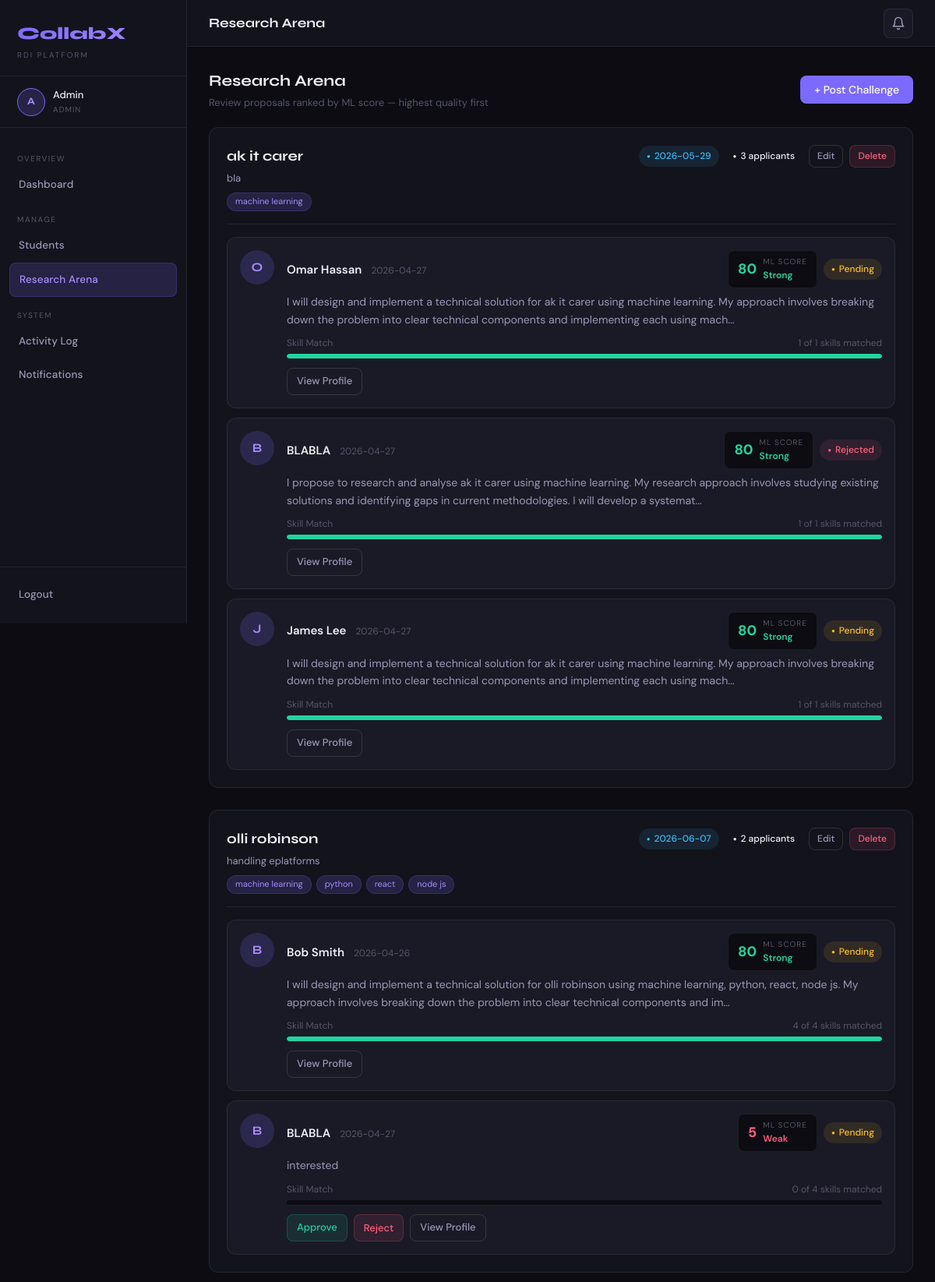
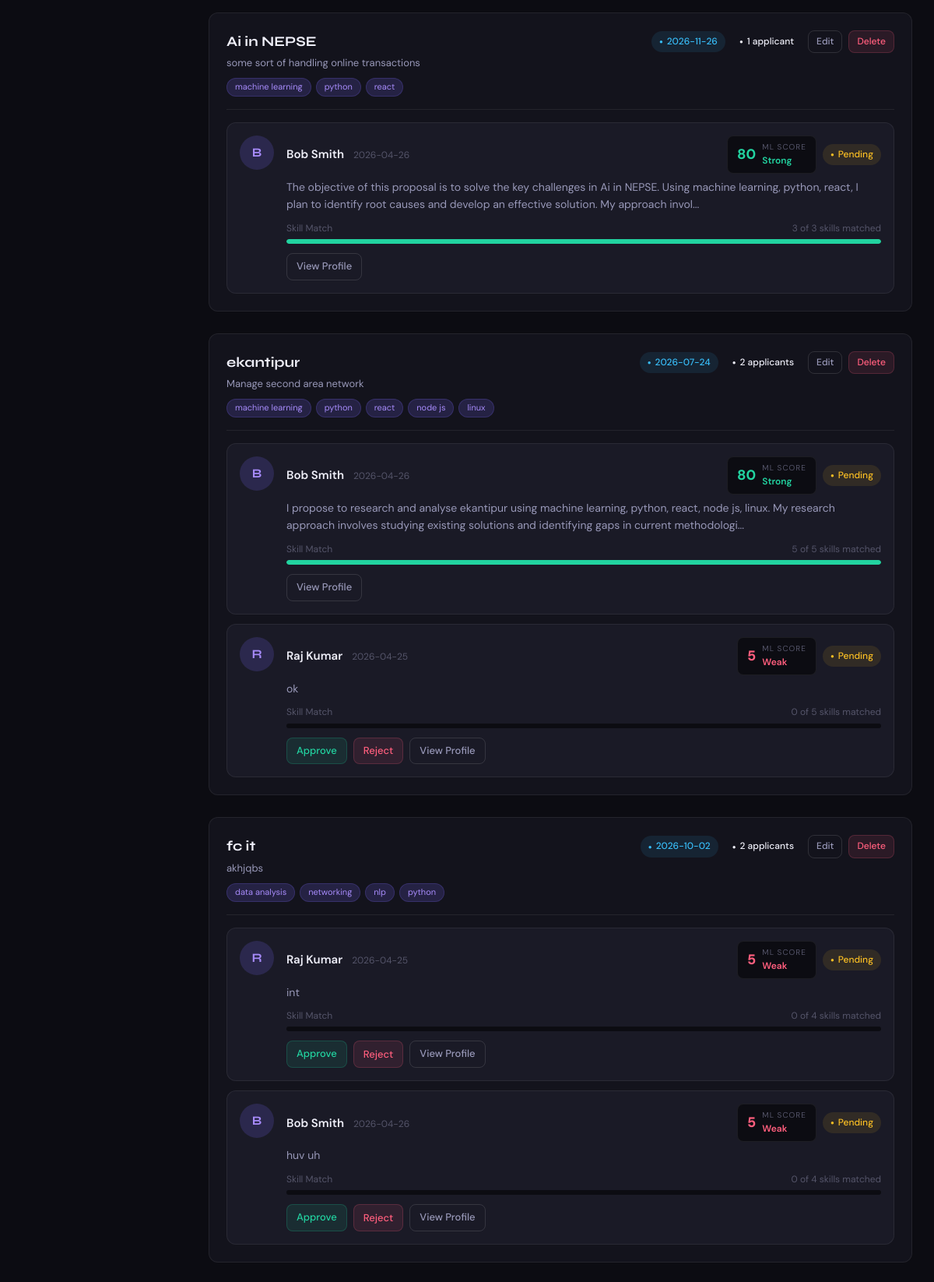
/admin/arena (signed in, upper part), run on the app's committed database (2 pictures, top to bottom).
### tables this page shows
CREATE TABLE challenges (
    id INTEGER PRIMARY KEY AUTOINCREMENT, title TEXT NOT NULL, description TEXT,
    deadline TEXT, skills TEXT,
    created_at TIMESTAMP DEFAULT CURRENT_TIMESTAMP, updated_at TIMESTAMP DEFAULT CURRENT_TIMESTAMP);

CREATE TABLE proposals (
    id INTEGER PRIMARY KEY AUTOINCREMENT,
    challenge_id INTEGER,
    student_id INTEGER,
    title TEXT DEFAULT "Proposal",
    content TEXT,
    status TEXT DEFAULT "pending",
    ml_score INTEGER DEFAULT 0,
    ml_keywords_matched INTEGER DEFAULT 0,
    ml_keywords_total INTEGER DEFAULT 0,
    created_at TIMESTAMP DEFAULT CURRENT_TIMESTAMP,
    updated_at TIMESTAMP DEFAULT CURRENT_TIMESTAMP
, admin_message TEXT, student_response TEXT DEFAULT NULL);

CREATE TABLE users (
    id INTEGER PRIMARY KEY AUTOINCREMENT, name TEXT NOT NULL, email TEXT UNIQUE NOT NULL,
    phone TEXT, password TEXT NOT NULL, role TEXT DEFAULT 'student',
    approved INTEGER DEFAULT 0, suspended INTEGER DEFAULT 0,
    created_at TIMESTAMP DEFAULT CURRENT_TIMESTAMP);

### app.py (the view)
@app.route("/admin/arena")
@login_required(role="admin")
def admin_arena():
    db = get_db()
    challenges = db.execute("SELECT * FROM challenges ORDER BY created_at DESC").fetchall()
    result = []
    for c in challenges:
        proposals = db.execute("""SELECT p.*, u.name as student_name FROM proposals p JOIN users u ON p.student_id=u.id WHERE p.challenge_id=? ORDER BY p.ml_score DESC""", (c["id"],)).fetchall()
        result.append({"id":c["id"],"title":c["title"],"description":c["description"],"skills":c["skills"],"deadline":c["deadline"],"proposals":proposals})
    db.close()
    return render_template("admin_arena.html", challenges=result, unread_count=unread(session["user_id"]))

### app.py (called while the page is built)
def get_db():
    db = sqlite3.connect("database.db")
    db.row_factory = sqlite3.Row
    return db

def unread(user_id):
    db = get_db(); n = db.execute("SELECT COUNT(*) FROM notifications WHERE user_id=? AND is_read=0",(user_id,)).fetchone()[0]; db.close(); return n

def login_required(role=None):
    def decorator(fn):
        @wraps(fn)
        def wrapper(*args, **kwargs):
            if "user_id" not in session: return redirect("/")
            if role and session.get("role") != role: return render_template("error.html",message="Access denied.",code=403),403
            return fn(*args, **kwargs)
        return wrapper
    return decorator

### templates/admin_arena.html (shortened to what this page needs)
{% extends "base.html" %}
{% block topbar_title %}Research Arena{% endblock %}
{% block content %}
<div class="section-header">
  <div>
    <div class="section-title">Research Arena</div>
    <div class="section-sub">Review proposals ranked by ML score — highest quality first</div>
  </div>
  <button onclick="document.getElementById('postForm').style.display=document.getElementById('postForm').style.display=='none'?'block':'none'" class="btn btn-primary">+ Post Challenge</button>
</div>
{% for challenge in challenges %}
<div class="card" style="margin-bottom:28px;">
  <div style="display:flex;justify-content:space-between;align-items:flex-start;margin-bottom:16px;padding-bottom:16px;border-bottom:1px solid var(--border);">
    <div style="flex:1;">
      <div style="font-family:'Syne',sans-serif;font-size:18px;font-weight:700;color:var(--text);margin-bottom:4px;">{{ challenge.title }}</div>
      <div style="font-size:13px;color:var(--text2);margin-bottom:8px;">{{ challenge.description }}</div>
      {% if challenge.skills %}
      <div style="display:flex;flex-wrap:wrap;gap:6px;">
        {% for s in challenge.skills.split(",") %}
          <span style="background:var(--glow);color:var(--accent2);border:1px solid rgba(124,106,255,0.2);padding:2px 10px;border-radius:99px;font-size:11px;">{{ s.strip() }}</span>
        {% endfor %}
      </div>
      {% endif %}
    </div>
    <div style="display:flex;align-items:center;gap:8px;margin-left:16px;">
      <span class="badge badge-review">{{ challenge.deadline or "No deadline" }}</span>
      <span class="badge">{{ challenge.proposals|length }} applicant{{ 's' if challenge.proposals|length != 1 else '' }}</span>
      <a href="/admin/arena/edit/{{ challenge.id }}" class="btn btn-outline btn-xs">Edit</a>
      <a href="/admin/arena/delete/{{ challenge.id }}" class="btn btn-danger btn-xs" onclick="return confirm('Delete this challenge and all proposals?')">Delete</a>
    </div>
  </div>
  {% if challenge.proposals %}
  <div style="display:flex;flex-direction:column;gap:12px;">
    {% for p in challenge.proposals %}
    <div style="background:var(--bg3);border:1px solid var(--border);border-radius:var(--r);padding:16px;position:relative;">
      <div style="display:flex;align-items:flex-start;gap:16px;">
        <div style="width:44px;height:44px;border-radius:50%;background:var(--glow);display:flex;align-items:center;justify-content:center;font-family:'Syne',sans-serif;font-weight:700;font-size:16px;color:var(--accent2);flex-shrink:0;">{{ p.student_name[0].upper() }}</div>
        <div style="flex:1;">
          <div style="display:flex;align-items:center;justify-content:space-between;margin-bottom:6px;flex-wrap:wrap;gap:8px;">
            <div>
              <span style="font-weight:600;font-size:15px;color:var(--text);">{{ p.student_name }}</span>
              <span style="font-size:12px;color:var(--text3);margin-left:8px;">{{ p.created_at[:10] if p.created_at else '' }}</span>
            </div>
            <div style="display:flex;align-items:center;gap:8px;">
              <div style="display:flex;align-items:center;gap:8px;background:var(--bg);border:1px solid var(--border);border-radius:var(--r-sm);padding:6px 12px;">
                <div style="font-size:18px;font-weight:800;color:{% if p.ml_score >= 70 %}var(--green){% elif p.ml_score >= 40 %}var(--amber){% else %}var(--red){% endif %};">{{ p.ml_score }}</div>
                <div>
                  <div style="font-size:10px;color:var(--text3);text-transform:uppercase;letter-spacing:1px;">ML Score</div>
                  <div style="font-size:12px;font-weight:600;color:{% if p.ml_score >= 70 %}var(--green){% elif p.ml_score >= 40 %}var(--amber){% else %}var(--red){% endif %};">{% if p.ml_score >= 70 %}Strong{% elif p.ml_score >= 40 %}Average{% else %}Weak{% endif %}</div>
                </div>
              </div>
              {% if p.status == "approved" %}<span class="badge badge-approved">Approved</span>
              {% elif p.status == "rejected" %}<span class="badge badge-rejected">Rejected</span>
              {% else %}<span class="badge badge-pending">Pending</span>{% endif %}
            </div>
          </div>
          <div style="font-size:14px;color:var(--text2);margin-bottom:10px;line-height:1.6;">{{ p.content[:200] }}{% if p.content|length > 200 %}...{% endif %}</div>
          <div style="margin-bottom:12px;">
            <div style="display:flex;justify-content:space-between;margin-bottom:4px;">
              <span style="font-size:12px;color:var(--text3);">Skill Match</span>
              <span style="font-size:12px;color:var(--text3);">{{ p.ml_keywords_matched }} of {{ p.ml_keywords_total }} skills matched</span>
            </div>
            <div style="background:var(--bg);border-radius:99px;height:6px;overflow:hidden;">
              <div style="width:{% if p.ml_keywords_total > 0 %}{{ (p.ml_keywords_matched / p.ml_keywords_total * 100)|int }}{% else %}0{% endif %}%;height:100%;background:{% if p.ml_score >= 70 %}var(--green){% elif p.ml_score >= 40 %}var(--amber){% else %}var(--red){% endif %};border-radius:99px;"></div>
            </div>
          </div>
          {% if p.status == "pending" %}
          <div style="display:flex;gap:8px;flex-wrap:wrap;">
            <a href="/admin/arena/approve/{{ p.id }}" class="btn btn-success btn-sm">Approve</a>
            <button onclick="document.getElementById('reject_{{ p.id }}').style.display='block'" class="btn btn-danger btn-sm">Reject</button>
            <a href="/admin/view_student/{{ p.student_id }}" class="btn btn-outline btn-sm">View Profile</a>
          </div>
          {% else %}
          <div style="display:flex;gap:8px;">
            <a href="/admin/view_student/{{ p.student_id }}" class="btn btn-outline btn-sm">View Profile</a>
          </div>
          {% endif %}
        </div>
      </div>
    </div>
    {% endfor %}
  </div>
  {% else %}
  <div class="empty-state"><div class="empty-title">No proposals yet for this challenge</div></div>
  {% endif %}
</div>
{% else %}
<div class="empty-state">
  <div class="empty-title">No challenges posted yet</div>
  <div class="empty-desc">Click Post Challenge above to get started</div>
</div>
{% endfor %}
{% endblock %}

### static/style.css (style rules this page uses)
:root { --bg:#0c0c12;--bg2:#13131c;--bg3:#1a1a26;--bg4:#21212f;--border:rgba(255,255,255,0.07);--border2:rgba(255,255,255,0.12);--accent:#7c6aff;--accent2:#a78bfa;--accent-d:#5b4de0;--glow:rgba(124,106,255,0.18);--green:#22d3a0;--green-bg:rgba(34,211,160,0.1);--red:#ff5e7d;--red-bg:rgba(255,94,125,0.1);--amber:#fbbf24;--amber-bg:rgba(251,191,36,0.1);--blue:#38bdf8;--blue-bg:rgba(56,189,248,0.1);--text:#eeeef8;--text2:#9898b8;--text3:#55556a;--sidebar:240px;--r:12px;--r-sm:8px;--r-lg:18px }
*,*::before,*::after { box-sizing:border-box;margin:0;padding:0 }
html { scroll-behavior:smooth }
body { font-family:'DM Sans',sans-serif;background:var(--bg);color:var(--text);min-height:100vh;font-size:15px;line-height:1.6 }
.card { background:var(--bg2);border:1px solid var(--border);border-radius:var(--r);padding:22px }
.btn { display:inline-flex;align-items:center;gap:6px;padding:9px 18px;border-radius:var(--r-sm);font-family:'DM Sans',sans-serif;font-size:14px;font-weight:500;cursor:pointer;border:none;text-decoration:none;transition:all .18s;white-space:nowrap }
.btn-primary { background:var(--accent);color:#fff }
.btn-outline { background:transparent;border:1px solid var(--border2);color:var(--text2) }
.btn-danger { background:var(--red-bg);color:var(--red);border:1px solid rgba(255,94,125,0.2) }
.btn-success { background:var(--green-bg);color:var(--green);border:1px solid rgba(34,211,160,0.2) }
.btn-sm { padding:6px 12px;font-size:13px }
.btn-xs { padding:4px 10px;font-size:12px }
.badge { display:inline-flex;align-items:center;gap:5px;padding:4px 10px;border-radius:20px;font-size:12px;font-weight:500 }
.badge::before { content:'●';font-size:8px }
.badge-pending { background:var(--amber-bg);color:var(--amber) }
.badge-review { background:var(--blue-bg);color:var(--blue) }
.badge-rejected { background:var(--red-bg);color:var(--red) }
.section-header { display:flex;align-items:center;justify-content:space-between;margin-bottom:20px;flex-wrap:wrap;gap:12px }
.section-title { font-family:'Syne',sans-serif;font-size:20px;font-weight:700;color:var(--text) }
.section-sub { font-size:13px;color:var(--text3);margin-top:2px }

### data on the page
challenges: title "ak it carer", description "bla", strip "machine learning", deadline "2026-05-29", proposals|length "3", proposals "s"
proposals: name "O", student_name "Omar Hassan", created_at "2026-04-27", ml_score "80", shows "Strong", status "Pending", content "I will design and implement a technical solution for ak it carer using machine learning. My approach involves breaking down the problem into clear technical components and implementing each using mach", ml_keywords_matched "1", ml_keywords_total "1"
proposals: name "B", student_name "BLABLA", created_at "2026-04-27", ml_score "80", shows "Strong", status "Rejected", content "I propose to research and analyse ak it carer using machine learning. My research approach involves studying existing solutions and identifying gaps in current methodologies. I will develop a systemat", ml_keywords_matched "1", ml_keywords_total "1"
proposals: name "J", student_name "James Lee", created_at "2026-04-27", ml_score "80", shows "Strong", status "Pending", content "I will design and implement a technical solution for ak it carer using machine learning. My approach involves breaking down the problem into clear technical components and implementing each using mach", ml_keywords_matched "1", ml_keywords_total "1"
challenges: title "olli robinson", description "handling eplatforms", strip "machine learning" "python" "react" "node js", deadline "2026-06-07", proposals|length "2", proposals "s"
proposals: name "B", student_name "Bob Smith", created_at "2026-04-26", ml_score "80", shows "Strong", status "Pending", content "I will design and implement a technical solution for olli robinson using machine learning, python, react, node js. My approach involves breaking down the problem into clear technical components and im", ml_keywords_matched "4", ml_keywords_total "4"
proposals: name "B", student_name "BLABLA", created_at "2026-04-27", ml_score "5", shows "Weak", status "Pending", content "interested", ml_keywords_matched "0", ml_keywords_total "4"
challenges: title "Ai in NEPSE", description "some sort of handling online transactions", strip "machine learning" "python" "react", deadline "2026-11-26", proposals|length "1"
proposals: name "B", student_name "Bob Smith", created_at "2026-04-26", ml_score "80", shows "Strong", status "Pending", content "The objective of this proposal is to solve the key challenges in Ai in NEPSE. Using machine learning, python, react, I plan to identify root causes and develop an effective solution. My approach invol", ml_keywords_matched "3", ml_keywords_total "3"
challenges: title "ekantipur", description "Manage second area network", strip "machine learning" "python" "react" "node js" "linux", deadline "2026-07-24", proposals|length "2", proposals "s"
proposals: name "B", student_name "Bob Smith", created_at "2026-04-26", ml_score "80", shows "Strong", status "Pending", content "I propose to research and analyse ekantipur using machine learning, python, react, node js, linux. My research approach involves studying existing solutions and identifying gaps in current methodologi", ml_keywords_matched "5", ml_keywords_total "5"
proposals: name "R", student_name "Raj Kumar", created_at "2026-04-25", ml_score "5", shows "Weak", status "Pending", content "ok", ml_keywords_matched "0", ml_keywords_total "5"
challenges: title "fc it", description "akhjqbs", strip "data analysis" "networking" "nlp" "python", deadline "2026-10-02", proposals|length "2", proposals "s"
proposals: name "R", student_name "Raj Kumar", created_at "2026-04-25", ml_score "5", shows "Weak", status "Pending", content "int", ml_keywords_matched "0", ml_keywords_total "4"
proposals: name "B", student_name "Bob Smith", created_at "2026-04-26", ml_score "5", shows "Weak", status "Pending", content "huv uh", ml_keywords_matched "0", ml_keywords_total "4"

### other printed values
{{ session['name'][0].upper() }} "A"
{{ session['name'] }} "Admin"
{{ session['role'] }} "ADMIN"
